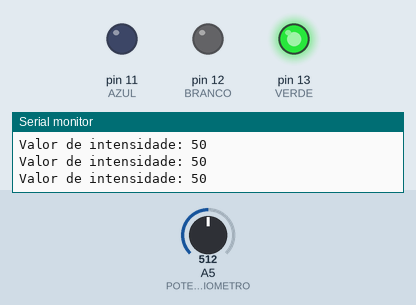
This sketch was run on a simulated Arduino Uno, built with avr-gcc and run on an emulated ATmega328P. Parts: output pins drawn as LEDs (lit = HIGH), the last lines printed to the serial monitor. The test bench sets the inputs (shaded band); at power-on: A5 (POTENCIOMETRO) = 512.

Above: at 1.3 s.
1.4 s: A5 (POTENCIOMETRO) set to 431
2.9 s: A5 (POTENCIOMETRO) set to 412
At 3.8 s:
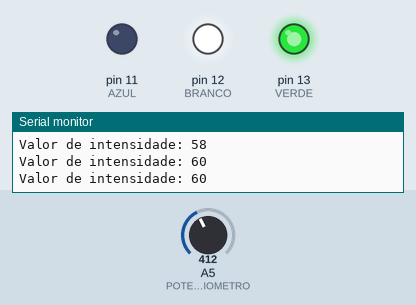
4.5 s: A5 (POTENCIOMETRO) set to 124
6.0 s: A5 (POTENCIOMETRO) set to 107
At 7.2 s:
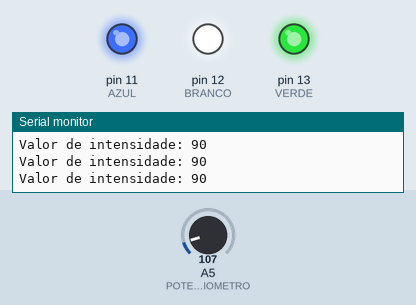
7.5 s: A5 (POTENCIOMETRO) set to 900
At 8.5 s:
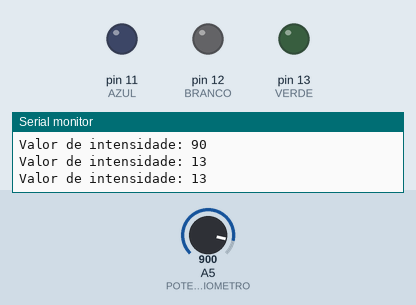
9.0 s: A5 (POTENCIOMETRO) set to 743
10.5 s: A5 (POTENCIOMETRO) set to 709
At 10.9 s:
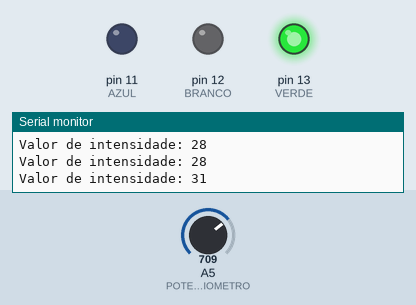
Timing chart, 0 to 13.0 s (numbered marks = the images above; inputs shaded):
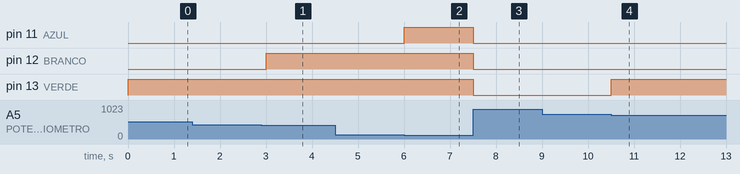

The sketch:

potenciometro.ino
```cpp
/*
* Aula 3: Sinais analógicos
* Exemplo de utilização do potenciômetro para definição de intensidade
* https://www.tinkercad.com/things/i4qaKhIIEwx-potenciometro?sharecode=o1KsG3x0ew8rIShLPTruflx1pmkRhRAWFmDLH_snTeQ
*
* DICA: documentação da função map:
* https://docs.arduino.cc/language-reference/fun%C3%A7%C3%B5es/math/map/
*/
// define constantes
#define VERDE 13
#define BRANCO 12
#define AZUL 11
#define POTENCIOMETRO A5
#define TEMPO_ATUALIZACAO 500
#define ADC_RESOL 1023

void setup()
{
  /*
  * Inicializa porta serial e pinos de saída
  */
  Serial.begin(9600);
  pinMode(VERDE, OUTPUT);
  pinMode(BRANCO, OUTPUT);
  pinMode(AZUL, OUTPUT);
}

void loop()
{
  uint16_t pot = 0;
  uint8_t intensidade = 0;
  uint8_t estadoVerde, estadoBranco, estadoAzul;

  // Faz a leitura do conversador AD
  pot = analogRead(POTENCIOMETRO);

  // Converte o valor do conversor AD
  intensidade = map(pot, 0, ADC_RESOL, 100, 0);

  Serial.print("Valor de intensidade: ");
  Serial.println(intensidade);

  if(intensidade < 30)
  {
    estadoVerde = LOW;
    estadoBranco = LOW;
    estadoAzul = LOW;
  }
  else if(intensidade < 60)
  {
    estadoVerde = HIGH;
    estadoBranco = LOW;
    estadoAzul = LOW;
  }
  else if(intensidade < 90)
  {
    estadoVerde = HIGH;
    estadoBranco = HIGH;
    estadoAzul = LOW;
  }
  else
  {
    estadoVerde = HIGH;
    estadoBranco = HIGH;
    estadoAzul = HIGH;
  }

  // Atualiza o estados dos LEDs
  digitalWrite(VERDE, estadoVerde);
  digitalWrite(BRANCO, estadoBranco);
  digitalWrite(AZUL, estadoAzul);

  // Aguarda o tempo de amostragem
  delay(TEMPO_ATUALIZACAO);
}
```

Measured:
- the behaviour switches between 420 and 419 on A5 (POTENCIOMETRO) (found by bisection; images 0 and 1)
- the behaviour switches between 113 and 112 on A5 (POTENCIOMETRO) (found by bisection; images 1 and 2)
- the behaviour switches between 727 and 726 on A5 (POTENCIOMETRO) (found by bisection; images 3 and 4)
- after the input at 2.9 s, pin 12 (BRANCO): LOW → HIGH after 0.10 s
- after the input at 6.0 s, pin 11 (AZUL): LOW → HIGH at once
- after the input at 7.5 s, pin 11 (AZUL), pin 12 (BRANCO), pin 13 (VERDE): HIGH → LOW at once
- after the input at 10.5 s, pin 13 (VERDE): LOW → HIGH at once
